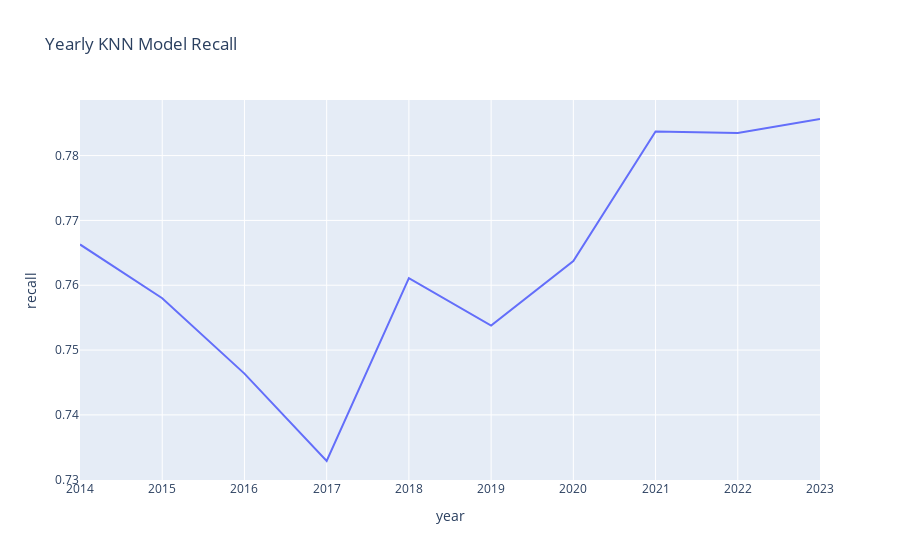

Notebook cell for this chart:
### Code cell
# Plotting the results
fig = px.line(results_df, x='year', y='recall', title='Yearly KNN Model Recall')
fig.show()

### Figure 1 — Plotly figure (JSON) as saved in the notebook; plotly's stock layout.template omitted (floating-point values rounded to 4 significant figures)
{"data": [{"hovertemplate": "year=%{x}<br>recall=%{y}<extra></extra>", "legendgroup": "", "line": {"color": "#636efa", "dash": "solid"}, "marker": {"symbol": "circle"}, "mode": "lines", "name": "", "orientation": "v", "showlegend": false, "type": "scatter", "x": [2014, 2015, 2016, 2017, 2018, 2019, 2020, 2021, 2022, 2023], "xaxis": "x", "y": [0.7663, 0.758, 0.7464, 0.7329, 0.7611, 0.7538, 0.7637, 0.7837, 0.7835, 0.7856], "yaxis": "y"}], "layout": {"autosize": true, "legend": {"tracegroupgap": 0}, "title": {"text": "Yearly KNN Model Recall"}, "xaxis": {"anchor": "y", "autorange": true, "domain": [0, 1], "range": [2014, 2023], "title": {"text": "year"}, "type": "linear"}, "yaxis": {"anchor": "x", "autorange": true, "domain": [0, 1], "range": [0.73, 0.7886], "title": {"text": "recall"}, "type": "linear"}}}
